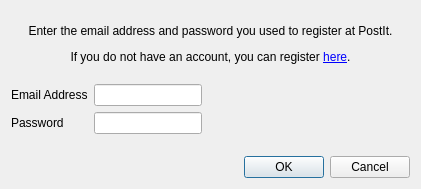
<?xml version="1.0" encoding="UTF-8"?>
<ui version="4.0">
 <class>LoginDialog</class>
 <widget class="QDialog" name="LoginDialog">
  <property name="geometry">
   <rect>
    <x>0</x>
    <y>0</y>
    <width>421</width>
    <height>189</height>
   </rect>
  </property>
  <property name="windowTitle">
   <string>Login</string>
  </property>
  <layout class="QGridLayout" name="gridLayout">
   <item row="0" column="0">
    <layout class="QVBoxLayout" name="verticalLayout">
     <item>
      <widget class="QLabel" name="label">
       <property name="text">
        <string>&lt;html&gt;&lt;head/&gt;&lt;body&gt;&lt;p align=&quot;center&quot;&gt;Enter the email address and password you used to register at PostIt.&lt;/p&gt;&lt;p align=&quot;center&quot;&gt;If you do not have an account, you can register &lt;a href=&quot;http://localhost:5000/register&quot;&gt;&lt;span style=&quot; text-decoration: underline; color:#0000ff;&quot;&gt;here&lt;/span&gt;&lt;/a&gt;.&lt;/p&gt;&lt;/body&gt;&lt;/html&gt;</string>
       </property>
      </widget>
     </item>
     <item>
      <layout class="QFormLayout" name="formLayout">
       <property name="fieldGrowthPolicy">
        <enum>QFormLayout::FieldsStayAtSizeHint</enum>
       </property>
       <item row="0" column="0">
        <widget class="QLabel" name="emailAddressLabel">
         <property name="text">
          <string>Email Address</string>
         </property>
        </widget>
       </item>
       <item row="0" column="1">
        <widget class="QLineEdit" name="emailAddressLineEdit"/>
       </item>
       <item row="1" column="0">
        <widget class="QLabel" name="passwordLabel">
         <property name="text">
          <string>Password</string>
         </property>
        </widget>
       </item>
       <item row="1" column="1">
        <widget class="QLineEdit" name="passwordLineEdit">
         <property name="echoMode">
          <enum>QLineEdit::Password</enum>
         </property>
        </widget>
       </item>
      </layout>
     </item>
    </layout>
   </item>
   <item row="1" column="0">
    <widget class="QDialogButtonBox" name="buttonBox">
     <property name="orientation">
      <enum>Qt::Horizontal</enum>
     </property>
     <property name="standardButtons">
      <set>QDialogButtonBox::Cancel|QDialogButtonBox::Ok</set>
     </property>
    </widget>
   </item>
  </layout>
 </widget>
 <resources/>
 <connections>
  <connection>
   <sender>buttonBox</sender>
   <signal>accepted()</signal>
   <receiver>LoginDialog</receiver>
   <slot>accept()</slot>
   <hints>
    <hint type="sourcelabel">
     <x>248</x>
     <y>254</y>
    </hint>
    <hint type="destinationlabel">
     <x>157</x>
     <y>274</y>
    </hint>
   </hints>
  </connection>
  <connection>
   <sender>buttonBox</sender>
   <signal>rejected()</signal>
   <receiver>LoginDialog</receiver>
   <slot>reject()</slot>
   <hints>
    <hint type="sourcelabel">
     <x>316</x>
     <y>260</y>
    </hint>
    <hint type="destinationlabel">
     <x>286</x>
     <y>274</y>
    </hint>
   </hints>
  </connection>
 </connections>
</ui>
